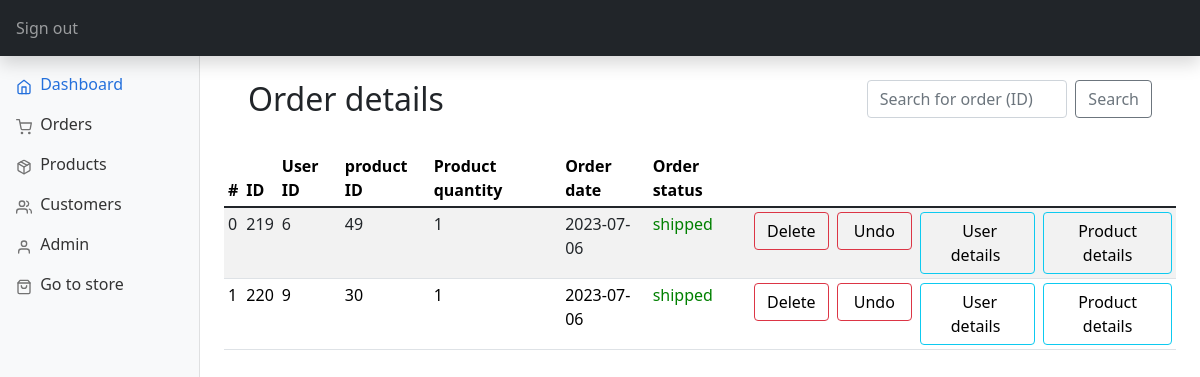
Screenshot of /admin/orders.php (signed in) with the database file from the repository.
### tables this page shows
CREATE TABLE `orders` (
  `order_id` int(11) NOT NULL,
  `item_id` int(11) NOT NULL,
  `user_id` int(11) NOT NULL,
  `order_quantity` int(3) NOT NULL,
  `order_date` date NOT NULL,
  `order_status` tinyint(1) NOT NULL DEFAULT 0
);

### admin/includes/functions.php (called while the page is built, shortened)
<?php
$connection = mysqli_connect("localhost", "root", "", "PharmEasy");
function query($query)
{
    global $connection;
    $run = mysqli_query($connection, $query);
    if ($run) {
        while ($row = $run->fetch_assoc()) {
            $data[] = $row;
        }
        return $data;
    } else {
        return 0;
    }
}
function check_admin($id)
{
    $query = "SELECT admin_id FROM admin where admin_id='$id'";
    $row = query($query);
    if (empty($row)) {
        return 0;
    } else {
        return 1;
    }
}
function all_orders()
{
    $query = "SELECT * FROM orders";
    $data = query($query);
    return $data;
}

### admin/orders.php (the view, shortened to what this page needs)
<?php
include "includes/head.php";
?>
<body>
    <?php
    include "includes/header.php"
    ?>
    <?php
    include "includes/sidebar.php";
    ?>
    <main class="col-md-9 ms-sm-auto col-lg-10 px-md-4">
        <div class="container">
            <div class="row align-items-start">
                <div class="col">
                    <br>
                    <h2>Order details</h2>
                    <br>
                </div>
                <div class="col">
                    <br>
                    <form class="d-flex" method="GET" action="orders.php">
                        <input class="form-control me-2 col" type="search" name="search_order_id" placeholder="Search for order (ID)" aria-label="Search">
                        <button class="btn btn-outline-secondary" type="submit" name="search_order" value="search">Search</button>
                    </form>
                    <br>
                </div>
            </div>
        </div>
        <div class="table-responsive">
            <table class="table table-striped table-sm">
                <thead>
                    <tr>
                        <th scope="col">#</th>
                        <th scope="col">ID</th>
                        <th scope="col">User ID</th>
                        <th scope="col">product ID</th>
                        <th scope="col">Product quantity</th>
                        <th scope="col">Order date</th>
                        <th scope="col">Order status</th>
                </thead>
                <tbody>
                    <?php
                    $data = all_orders();
                    $num = sizeof($data);
                    for ($i = 0; $i < $num; $i++) {
                    ?>
                        <tr>
                            <td><?php echo $i ?></td>
                            <td><?php echo $data[$i]['order_id'] ?></td>
                            <td><?php echo $data[$i]['user_id'] ?></td>
                            <td><?php echo $data[$i]['item_id'] ?></td>
                            <td><?php echo $data[$i]['order_quantity'] ?></td>
                            <td><?php echo $data[$i]['order_date'] ?></td>
                            <?php if ($data[$i]['order_status'] == 1) {
                            ?>
                                <td style="color: green;">
                                    shipped
                                </td>
                            <?php
                            } else {
                            ?>
                                <td style="color: red;">
                                    pending
                                </td>
                            <?php
                            }
                            ?>
                            <td>
                                <button type="button" class="btn  btn-outline-danger"><a style="text-decoration: none; color:black;" href="orders.php?delete=<?php echo $data[$i]['order_id'] ?>">Delete</a></button>
                            </td>
                            <?php if ($data[$i]['order_status'] == 1) {
                            ?>
                                <td>
                                    <button type="button" class="btn  btn-outline-danger"><a style="text-decoration: none; color:black;" href="orders.php?undo=<?php echo $data[$i]['order_id'] ?>">&nbsp;Undo&nbsp;</a></button>
                                </td>
                            <?php
                            } else {
                            ?>
                                <td>
                                    <button type="button" class="btn  btn-outline-success"><a style="text-decoration: none; color:black;" href="orders.php?done=<?php echo $data[$i]['order_id'] ?>">&nbsp;Done&nbsp;</a></button>
                                </td>
                            <?php
                            }
                            ?>
                            <td>
                                <button type="button" class="btn  btn-outline-info"><a style="text-decoration: none; color:black;" href="customers.php?id=<?php echo $data[$i]['user_id'] ?>"> &nbsp;User details&nbsp; </a></button>
                            </td>
                            <td>
                                <button type="button" class="btn  btn-outline-info"><a style="text-decoration: none; color:black;" href="products.php?id=<?php echo $data[$i]['item_id'] ?>">Product details</a></button>
                            </td>
                        </tr>
                    <?php
                    }
                    ?>
                </tbody>
            </table>
        </div>
        <br><br>
    </main>
</body>

### admin/dashboard.css (style rules this page uses)
body { font-size: 0.875rem; }

### rows the page displays
orders: order_id "219", user "6", item "49", order_quantity "1", order_date "2023-07-06", order_status "shipped"
orders: order_id "220", user "9", item "30", order_quantity "1", order_date "2023-07-06", order_status "shipped"
